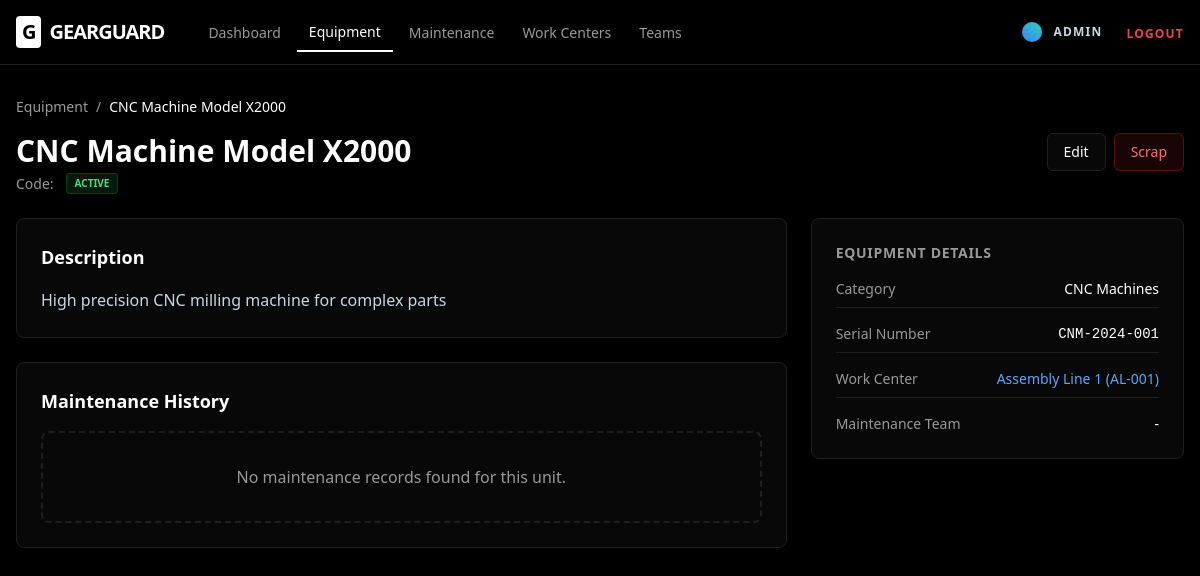
The page /equipment/1/ (signed in) on the database its author committed.
### equipment/models.py (models this page shows, shortened)
class Equipment(models.Model):
    name = models.CharField(max_length=200)
    category = models.ForeignKey(EquipmentCategory, on_delete=models.SET_NULL, null=True, blank=True)
    serial_number = models.CharField(max_length=200, blank=True)
    description = models.TextField(blank=True)
    company = models.CharField(max_length=200, blank=True, null=True)
    employee = models.ForeignKey(User, related_name='used_equipment', on_delete=models.SET_NULL, null=True, blank=True)
    maintenance_team = models.ForeignKey('teams.Team', on_delete=models.SET_NULL, null=True, blank=True)
    work_center = models.ForeignKey('teams.WorkCenter', on_delete=models.SET_NULL, null=True, blank=True)
    assigned_date = models.DateField(null=True, blank=True)
    scrap_date = models.DateField(null=True, blank=True)
    created_at = models.DateTimeField(auto_now_add=True)
    STATUS_CHOICES = [
        ('active', 'Active'),
        ('under_maintenance', 'Under Maintenance'),
        ('scrapped', 'Scrapped'),
    ]
    status = models.CharField(max_length=20, choices=STATUS_CHOICES, default='active')

class EquipmentCategory(models.Model):
    name = models.CharField(max_length=100)
    responsible = models.ForeignKey(User, on_delete=models.SET_NULL, null=True)
    class Meta:
        verbose_name_plural = "Equipment Categories"
    def __str__(self):
        return self.name

### teams/models.py (models this page shows)
class WorkCenter(models.Model):
    name = models.CharField(max_length=200)
    code = models.CharField(max_length=50, unique=True, null=True, blank=True)
    tag = models.CharField(max_length=100, blank=True)
    cost_per_hour = models.DecimalField(max_digits=10, decimal_places=2, default=0.00)
    capacity_efficiency = models.DecimalField(max_digits=5, decimal_places=2, default=100.00)
    oee_target = models.DecimalField(max_digits=5, decimal_places=2, default=90.00)
    def __str__(self):
        return f"{self.name} ({self.code})" if self.code else self.name

### equipment/views.py (the view)
# urls.py: path('<int:pk>/', views.equipment_detail, name='equipment_detail'),
@login_required
def equipment_detail(request, pk):
	obj = get_object_or_404(Equipment, pk=pk)
	return render(request, 'equipment/detail.html', {'equipment': obj})

### templates/equipment/detail.html
{% extends "base.html" %}
{% block content %}
<div class="mb-6">
  <nav class="flex mb-4 text-sm text-muted-foreground" aria-label="Breadcrumb">
    <a href="{% url 'equipment:equipment_list' %}" class="hover:text-white transition-colors">Equipment</a>
    <span class="mx-2">/</span>
    <span class="text-white font-medium">{{ equipment.name }}</span>
  </nav>
  <div class="flex justify-between items-start">
    <div>
      <h2 class="text-3xl font-bold text-white mb-1">{{ equipment.name }}</h2>
      <div class="flex items-center gap-3">
        <span class="text-sm text-muted-foreground">Code: {{ equipment.code }}</span>
        <span
          class="px-2 py-0.5 rounded text-[10px] font-bold uppercase bg-green-900/30 text-green-400 border border-green-800/50">
          {{ equipment.status }}
        </span>
      </div>
    </div>
    <div class="flex gap-2">
      <a href="{% url 'equipment:equipment_edit' equipment.pk %}"
        class="bg-card hover:bg-muted border border-border text-white px-4 py-2 rounded-md text-sm font-medium transition-colors">
        Edit
      </a>
      <a href="{% url 'equipment:equipment_scrap' equipment.pk %}"
        class="bg-red-900/20 hover:bg-red-900/40 border border-red-800/50 text-red-400 px-4 py-2 rounded-md text-sm font-medium transition-colors">
        Scrap
      </a>
    </div>
  </div>
</div>
<div class="grid grid-cols-1 lg:grid-cols-3 gap-6">
  <div class="lg:col-span-2 space-y-6">
    <div class="bg-card border border-border rounded-lg p-6">
      <h3 class="text-lg font-bold text-white mb-4">Description</h3>
      <p class="text-slate-300 leading-relaxed">{{ equipment.description|default:"No description provided." }}</p>
    </div>
    <div class="bg-card border border-border rounded-lg p-6">
      <h3 class="text-lg font-bold text-white mb-4">Maintenance History</h3>
      <div class="text-center py-8 text-muted-foreground border-2 border-dashed border-border rounded-lg">
        No maintenance records found for this unit.
      </div>
    </div>
  </div>
  <div class="space-y-6">
    <div class="bg-card border border-border rounded-lg p-6">
      <h3 class="text-sm font-bold uppercase tracking-wider text-muted-foreground mb-4">Equipment Details</h3>
      <dl class="space-y-4">
        <div class="flex justify-between items-center border-b border-border pb-2">
          <dt class="text-sm text-muted-foreground">Category</dt>
          <dd class="text-sm font-medium text-white">{{ equipment.category|default:"-" }}</dd>
        </div>
        <div class="flex justify-between items-center border-b border-border pb-2">
          <dt class="text-sm text-muted-foreground">Serial Number</dt>
          <dd class="text-sm font-medium text-white font-mono">{{ equipment.serial_number|default:"-" }}</dd>
        </div>
        <div class="flex justify-between items-center border-b border-border pb-2">
          <dt class="text-sm text-muted-foreground">Work Center</dt>
          <dd class="text-sm font-medium text-blue-400">{{ equipment.work_center|default:"-" }}</dd>
        </div>
        <div class="flex justify-between items-center">
          <dt class="text-sm text-muted-foreground">Maintenance Team</dt>
          <dd class="text-sm font-medium text-white">{{ equipment.team|default:"-" }}</dd>
        </div>
      </dl>
    </div>
  </div>
</div>
{% endblock %}

### templates/base.html (shortened to what this page needs)
{% load static %}
<!doctype html>
<html lang="en">
<head>
  <script src="https://cdn.tailwindcss.com"></script>
</head>
<body class="bg-black text-white selection:bg-blue-500/30">
  <header class="app-header">
    <div class="max-w-7xl mx-auto px-4 h-16 flex items-center justify-between">
      <div class="flex items-center gap-8 h-16">
        <h1 class="text-xl font-black tracking-tighter flex items-center gap-2">
          <span class="bg-white text-black px-1.5 py-0.5 rounded">G</span>
          GEARGUARD
        </h1>
        {% if user.is_authenticated %}
        <nav class="hidden md:flex items-center gap-1 h-16">
          <a href="/" class="nav-link {% if request.path == '/' %}active{% endif %}">Dashboard</a>
          <a href="/equipment/" class="nav-link {% if '/equipment/' in request.path %}active{% endif %}">Equipment</a>
          <a href="/maintenance/" class="nav-link {% if '/maintenance/' in request.path %}active{% endif %}">
            Maintenance
          </a>
          <a href="{% url 'teams:workcenter_list' %}"
            class="nav-link {% if '/teams/workcenters/' in request.path %}active{% endif %}">
            Work Centers
          </a>
          <a href="{% url 'teams:team_list' %}"
            class="nav-link {% if '/teams/' in request.path and '/workcenters/' not in request.path %}active{% endif %}">
            Teams
          </a>
        </nav>
        {% endif %}
      </div>
      <div class="flex items-center gap-6 h-16">
        {% if user.is_authenticated %}
        <div class="flex items-center gap-3">
          <div class="w-5 h-5 bg-gradient-to-tr from-blue-500 to-teal-400 rounded-full"></div>
          <a href="{% url 'accounts:profile' %}"
            class="text-xs font-bold text-slate-300 uppercase tracking-widest hover:text-white">
            {{ user.username }}
          </a>
        </div>
        <form method="post" action="{% url 'accounts:logout' %}">
          <button type="submit" class="text-xs font-bold text-red-500 uppercase tracking-widest hover:text-red-400">
            Logout
          </button>
        </form>
        {% endif %}
      </div>
    </div>
  </header>
  <main class="max-w-7xl mx-auto px-4 py-8">
    {% block content %}{% endblock %}
  </main>
</body>
</html>

### templates/base.html (style rules this page uses)
.app-header { border-bottom: 1px solid hsl(0, 0%, 12%); background: rgba(0, 0, 0, 0.6); backdrop-filter: blur(12px); position: sticky; top: 0; z-index: 50; }
.nav-link { font-size: 0.875rem; font-weight: 500; color: hsl(0, 0%, 60%); padding: 0.5rem 0.75rem; transition: color 0.2s; }
.nav-link.active { color: white; border-bottom: 2px solid white; }

### rows shown on the page
Equipment: name "CNC Machine Model X2000", status "ACTIVE", description "High precision CNC milling machine for complex parts", category "CNC Machines", serial_number "CNM-2024-001", work_center "Assembly Line 1 (AL-001)"

### other values the page prints
{{ user.username }} "ADMIN"
{{ equipment.team|default:"-" }} "-"
